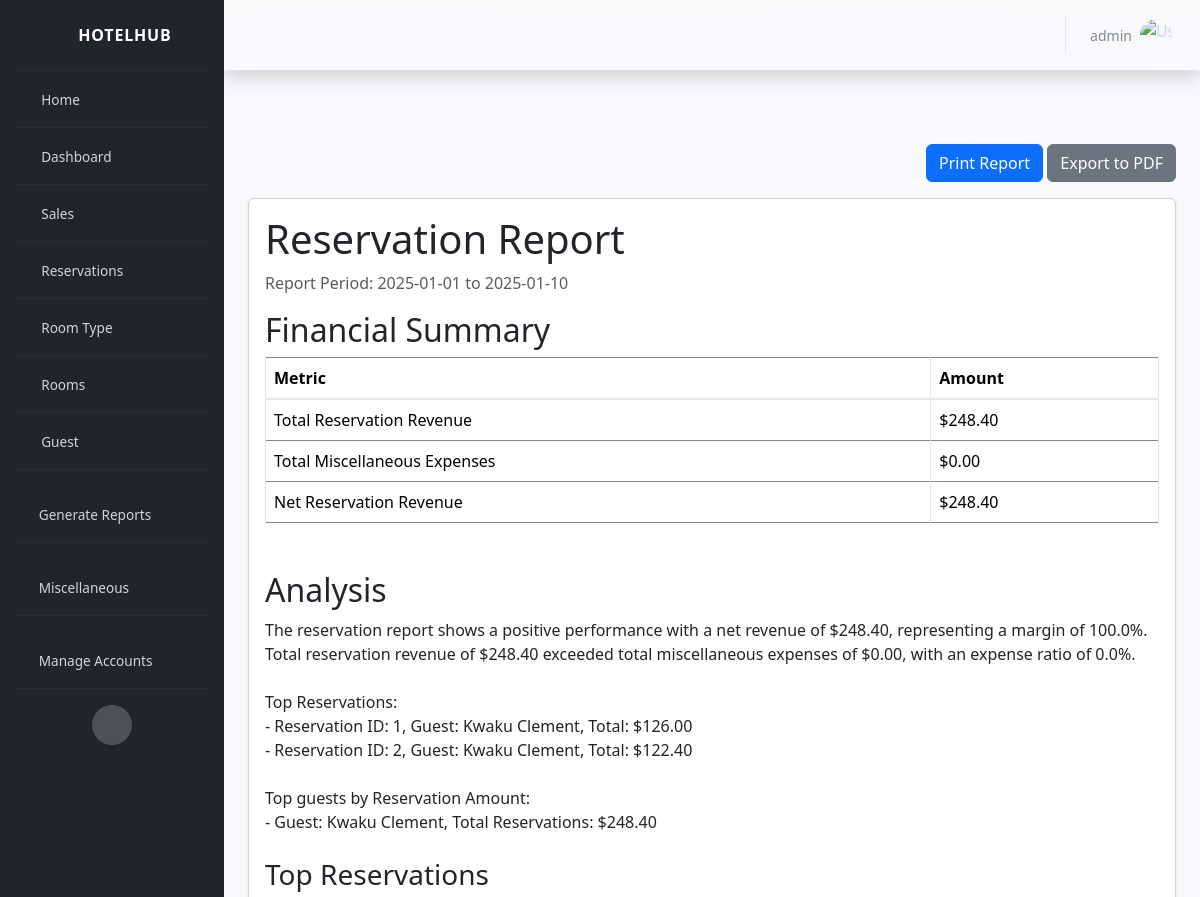
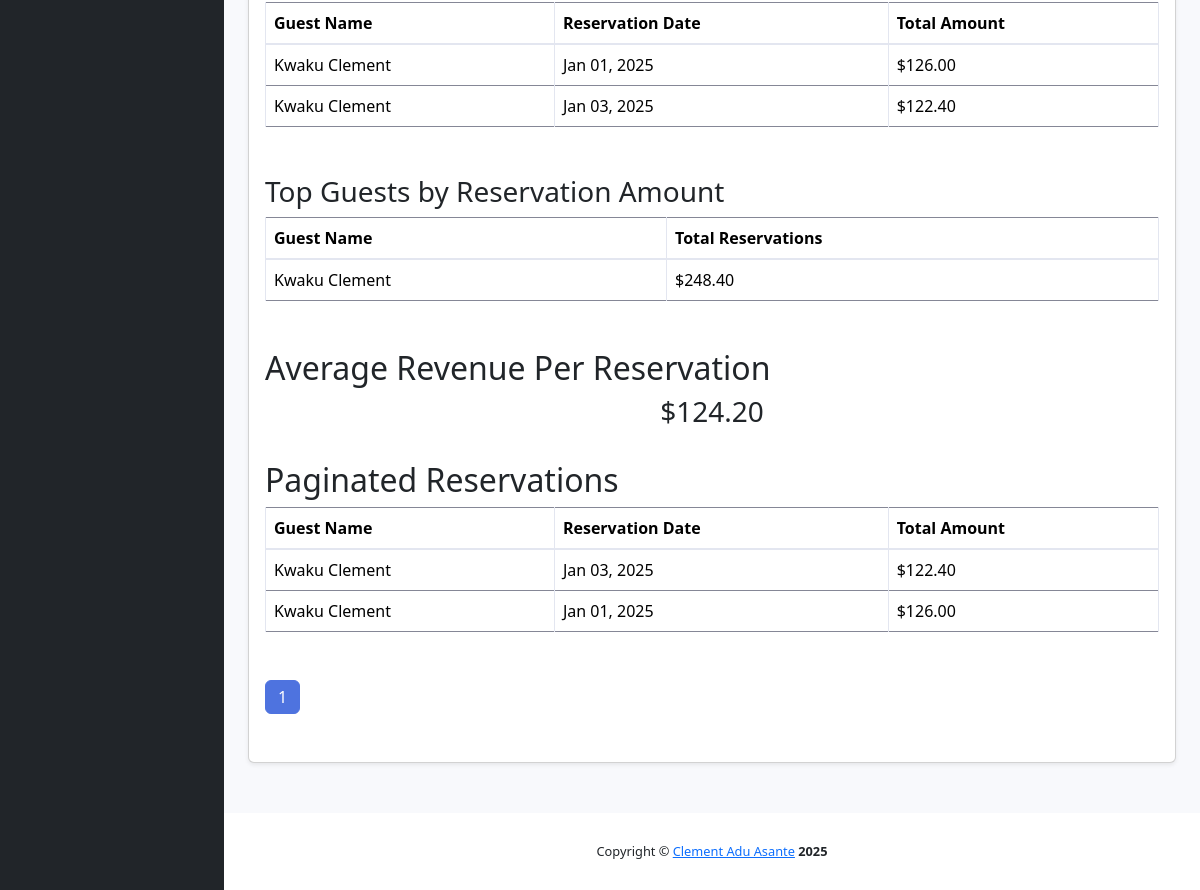
/reports/reservation/ (signed in), run on an earlier commit of the app's database (2 pictures, top to bottom).
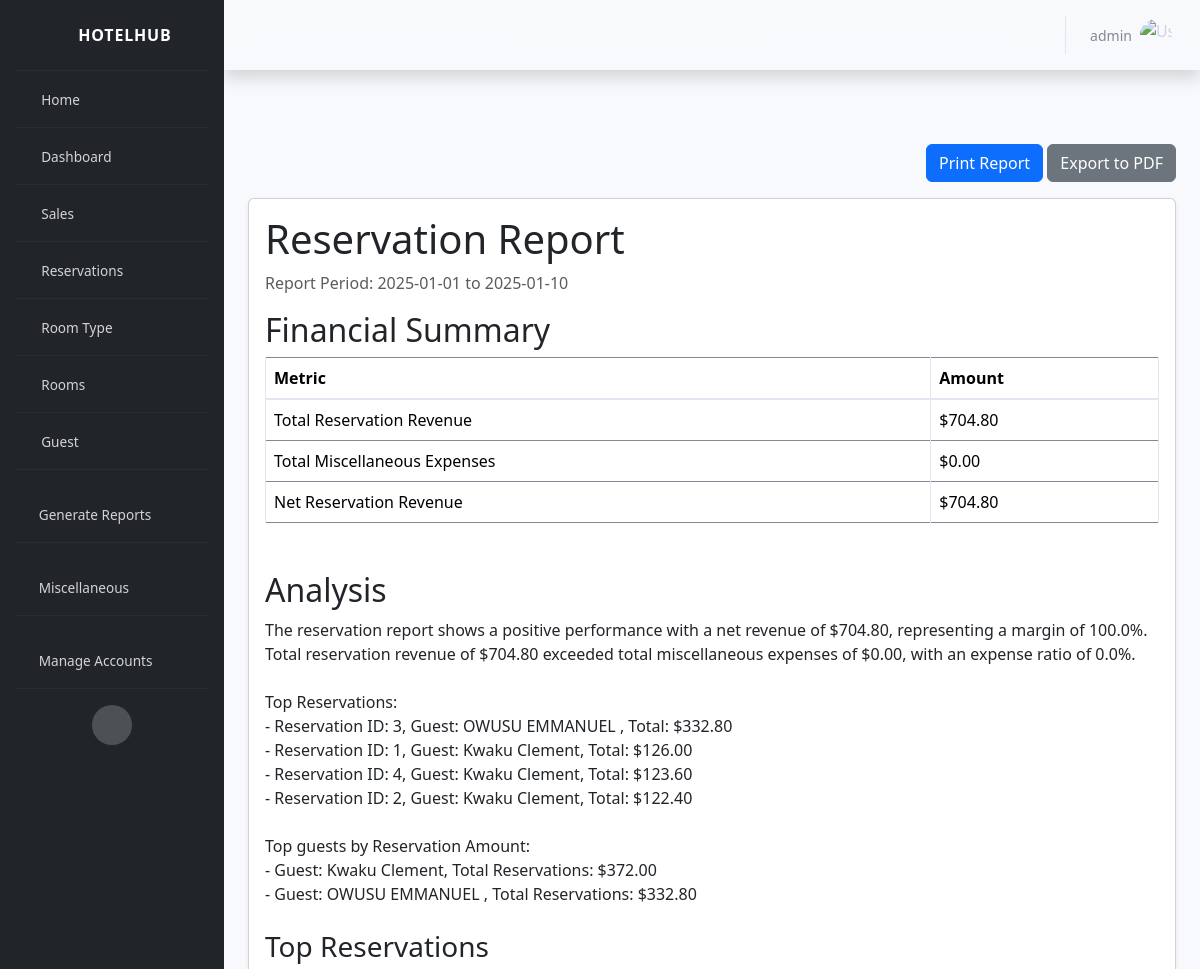
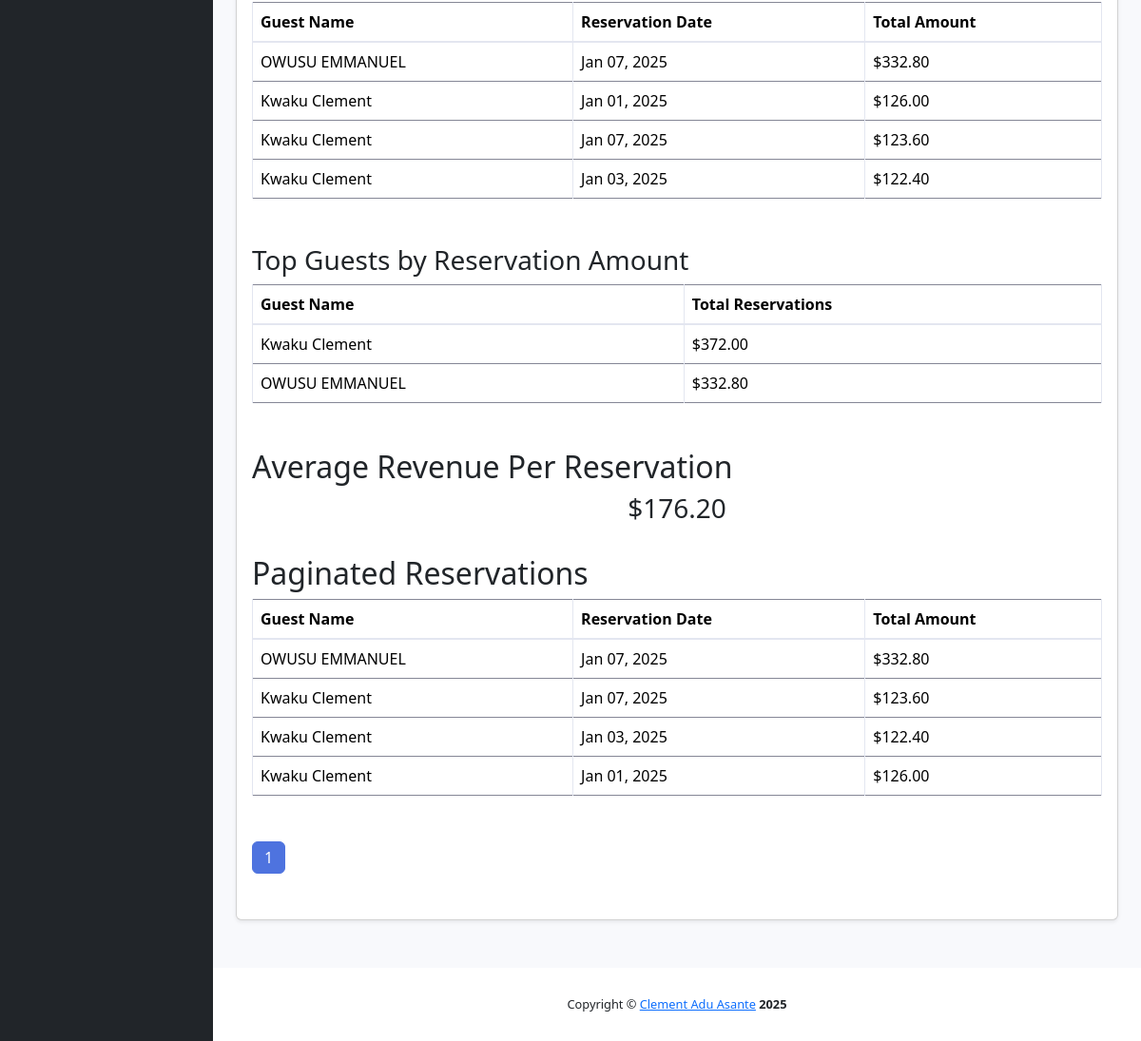
And on a later commit of the database (2 pictures, top to bottom).
### guests/models.py (models this page shows, shortened)
class Guest(models.Model):
    first_name = models.CharField(max_length=256)
    last_name = models.CharField(max_length=256, blank=True, null=True)
    address = models.TextField(max_length=256, blank=True, null=True)
    national_id = models.TextField(max_length=256, blank=True, null=True)
    phone = models.CharField(max_length=30, blank=True, null=True)
    created_at = models.DateField(default=now)
    class Meta:
        db_table = 'Guests'
    def get_full_name(self):
        return f"{self.first_name} {self.last_name}"

### reservations/models.py (models this page shows, shortened)
class Reservation(models.Model):
    STATUS_CHOICES = [
        ('Pending', 'Pending'),
        ('Checked In', 'Checked In'),
        ('Checked Out', 'Checked Out'),
        ('Canceled', 'Canceled'),
    ]
    is_deleted = models.BooleanField(default=False)
    deleted_at = models.DateTimeField(null=True, blank=True)
    deleted_by = models.ForeignKey(
        settings.AUTH_USER_MODEL,
        on_delete=models.SET_NULL,
        null=True,
        related_name='deleted_reservations'
    )
    reservation_date = models.DateField(default=now)
    check_in = models.DateTimeField(null=True, blank=True)
    check_out = models.DateTimeField(null=True, blank=True)
    guest = models.ForeignKey(Guest, on_delete=models.CASCADE)
    sub_total = models.FloatField(default=0)
    grand_total = models.FloatField(default=0)
    tax_amount = models.FloatField(default=0)
    tax_percentage = models.FloatField(default=0)
    amount_payed = models.FloatField(default=0)
    amount_change = models.FloatField(default=0)
    status = models.CharField(max_length=20, choices=STATUS_CHOICES, default='Pending')
    created_by = models.ForeignKey(settings.AUTH_USER_MODEL, on_delete=models.CASCADE, null=True, blank=True)
    class Meta:
        db_table = "Reservations"

### reports/views.py (the view)
# urls.py: path('reservation/', views.generate_reservation_report, name='reservation_report'),
@login_required
def generate_reservation_report(
    request: HttpRequest,
    start_date: Optional[str] = None,
    end_date: Optional[str] = None
) -> HttpResponse:
    try:
        if start_date is None or end_date is None:
            start_date, end_date = get_default_date_range()
        start_datetime, end_datetime = validate_date_range(start_date, end_date)
        logger.info(f"Fetching reservation report for: {start_date} - {end_date}")
        service = ReservationReportService(start_datetime, end_datetime)
        report_data = service.generate_report()
        if 'total_reservation_revenue' not in report_data:
            raise KeyError("'total_reservation_revenue' key is missing in report data")
        total_reservation_revenue = Decimal(report_data['total_reservation_revenue'])
        total_miscellaneous = Decimal(report_data.get('total_miscellaneous', 0))
        net_reservation_revenue = Decimal(report_data.get('net_reservation_revenue', 0))
        total_reservations = report_data['reservations'].count()
        average_revenue_per_reservation = (
            total_reservation_revenue / total_reservations if total_reservations > 0 else Decimal('0.00')
        )
        reservations = report_data['reservations'].order_by('-reservation_date')
        for reservation in reservations:
            reservation.guest_name = reservation.guest.get_full_name()
        paginator = Paginator(reservations, ITEMS_PER_PAGE)
        page_number = request.GET.get('page', 1)
        page_obj = paginator.get_page(page_number)
        context = {
            'reservations_page': page_obj,
            'total_reservation_revenue': total_reservation_revenue,
            'total_miscellaneous': total_miscellaneous,
            'net_reservation_revenue': net_reservation_revenue,
            'selected_date_range': f"{start_date} to {end_date}",
            'explanation': generate_reservation_explanation(
                total_reservation_revenue,
                total_miscellaneous,
                net_reservation_revenue,
                report_data
            ),
            'top_reservations': report_data.get('top_reservations', []),
            'top_guests': report_data.get('top_guests', []),
            'average_revenue_per_reservation': average_revenue_per_reservation
        }
        logger.info("Report data successfully generated.")
        return render(request, 'reservation_report.html', context)
    except DateRangeError as e:
        messages.error(request, str(e))
        logger.error(f"Error rendering reservation report view: {e}")
        return redirect('reports:select_report')
    except Exception as e:
        messages.error(request, f"An error occurred while generating the report: {str(e)}")
        logger.error(f"Unexpected error: {e}")
        return redirect('reports:select_report')

### activitylog/activity_logger.py (called while the page is built)
    def __call__(self, request):
        response = self.get_response(request)
        if request.user.is_authenticated:
            action = f"{request.method} {request.path}"
            details = f"User: {request.user.username}, IP: {request.META.get('REMOTE_ADDR')}, User-Agent: {request.META.get('HTTP_USER_AGENT')}"
            ip_address = request.META.get('REMOTE_ADDR')
            mac_address = self.get_mac_address()
            ActivityLog.objects.create(
                user=request.user,
                action=action,
                details=details,
                ip_address=ip_address,
                mac_address=mac_address
            )
        return response

    def get_mac_address(self):
        mac_num = hex(uuid.getnode()).replace('0x', '').upper()
        mac = '-'.join(mac_num[i: i+2] for i in range(0, 11, 2))
        return mac

### reports/report_service.py (called while the page is built)
    @staticmethod
    def get_reservations_in_period(start_date: datetime, end_date: datetime) -> QuerySet[Reservation]:
        return Reservation.objects.filter(reservation_date__range=[start_date, end_date])

### reports/templates/reservation_report.html (shortened to what the changed rows need)
{% extends "base.html" %}
{% load static %}
{% block stylesheets %}
<link rel="stylesheet" href="{% static 'assets/bootstrap/css/bootstrap.min.css' %}">
{% endblock stylesheets %}
{% block content %}
<div class="container">
    <div id="printableReport">
        <div class="card">
            <div class="card-body">
                <h1 class="card-title">Reservation Report</h1>
                <div class="report-section">
                    <h2>Financial Summary</h2>
                    <div class="table-responsive">
                        <table class="table table-bordered">
                            <thead>
                                <tr>
                                    <th>Metric</th>
                                    <th>Amount</th>
                                </tr>
                            </thead>
                            <tbody>
                                <tr>
                                    <td>Total Reservation Revenue</td>
                                    <td>${{ total_reservation_revenue|floatformat:2 }}</td>
                                </tr>
                                <tr>
                                    <td>Net Reservation Revenue</td>
                                    <td>${{ net_reservation_revenue|floatformat:2 }}</td>
                                </tr>
                            </tbody>
                        </table>
                    </div>
                </div>
                <div class="report-section">
                    <h2>Analysis</h2>
                    <div class="report-data text mb-4">{{ explanation|linebreaksbr }}</div>
                    <h3>Top Reservations</h3>
                    <div class="table-responsive">
                        <table class="table table-bordered">
                            <thead>
                                <tr>
                                    <th>Guest Name</th>
                                    <th>Reservation Date</th>
                                    <th>Total Amount</th>
                                </tr>
                            </thead>
                            <tbody>
                                {% if top_reservations %}
                                    {% for reservation in top_reservations %}
                                    <tr>
                                        <td>{{ reservation.guest_name }}</td>
                                        <td>{{ reservation.reservation_date|date:"M d, Y" }}</td>
                                        <td>${{ reservation.grand_total|floatformat:2 }}</td>
                                    </tr>
                                    {% endfor %}
                                {% else %}
                                    <tr>
                                        <td colspan="3">No top reservations available.</td>
                                    </tr>
                                {% endif %}
                            </tbody>
                        </table>
                    </div>
                    <h3>Top Guests by Reservation Amount</h3>
                    <div class="table-responsive">
                        <table class="table table-bordered">
                            <thead>
                                <tr>
                                    <th>Guest Name</th>
                                    <th>Total Reservations</th>
                                </tr>
                            </thead>
                            <tbody>
                                {% if top_guests %}
                                    {% for guest in top_guests %}
                                    <tr>
                                        <td>{{ guest.guest_name }}</td>
                                        <td>${{ guest.total_reservations|floatformat:2 }}</td>
                                    </tr>
                                    {% endfor %}
                                {% else %}
                                    <tr>
                                        <td colspan="2">No top guests available.</td>
                                    </tr>
                                {% endif %}
                            </tbody>
                        </table>
                    </div>
                </div>
                <div class="report-section">
                    <h2>Average Revenue Per Reservation</h2>
                    <div class="metrics-card text-center">
                        <h3>${{ average_revenue_per_reservation|floatformat:2 }}</h3>
                    </div>
                </div>
                <div class="report-section">
                    <h2>Paginated Reservations</h2>
                    <div class="table-responsive">
                        <table class="table table-bordered">
                            <thead>
                                <tr>
                                    <th>Guest Name</th>
                                    <th>Reservation Date</th>
                                    <th>Total Amount</th>
                                </tr>
                            </thead>
                            <tbody>
                                {% for reservation in reservations_page %}
                                <tr>
                                    <td>{{ reservation.guest_name }}</td>
                                    <td>{{ reservation.reservation_date|date:"M d, Y" }}</td>
                                    <td>${{ reservation.grand_total|floatformat:2 }}</td>
                                </tr>
                                {% endfor %}
                            </tbody>
                        </table>
                    </div>
                </div>
            </div>
        </div>
    </div>
</div>
{% endblock content %}

What changed in the data, as far as the page shows it:
added Guest: guest_name "OWUSU EMMANUEL", reservation_date "Jan 07, 2025", grand_total "332.80", total_reservations "332.80"
now on one of the page's lists (row unchanged): Guest: reservation_date "Jan 03, 2025", grand_total "122.40"
computed for Guest "Jan 01, 2025": reservation_date "Jan 03, 2025" → "Jan 07, 2025"; grand_total "122.40" → "123.60"; total_reservations "248.40" → "372.00"
added Reservation: guest_name "OWUSU EMMANUEL", reservation_date "Jan 07, 2025", grand_total "332.80"
added Reservation: guest_name "Kwaku Clement", reservation_date "Jan 07, 2025", grand_total "123.60"
Also different on the page:
{{ total_reservation_revenue|floatformat:2 }}: "248.40" → "704.80"
{{ net_reservation_revenue|floatformat:2 }}: "248.40" → "704.80"
{{ explanation|linebreaksbr }}: "…a net revenue of $248.40, representing a margin of 100.0%. Total reservation revenue of $248.40 exceeded total miscellaneous expenses of $0.00, with an expense ratio of 0.0%. Top Reservations: - Reservation ID: 1, Guest: Kwaku Clement, Total: $126.00 - Reservation ID: 2, Guest: Kwaku Clement, Total: $122.40 Top guests by Reservation Amount: - Guest: Kwaku Clement, Total Reservations: $248.40" → "…a net revenue of $704.80, representing a margin of 100.0%. Total reservation revenue of $704.80 exceeded total miscellaneous expenses of $0.00, with an expense ratio of 0.0%. Top Reservations: - Reservation ID: 3, Guest: OWUSU EMMANUEL , Total: $332.80 - Reservation ID: 1, Guest: Kwaku Clement, Total: $126.00 - Reservation ID: 4, Guest: Kwaku Clement, Total: $123.60 - Reservation ID: 2, Guest: Kwaku Clement, Total: $122.40 Top guests by Reservation Amount: - Guest: Kwaku Clement, Total Reservations: $372.00 - Guest: OWUSU EMMANUEL , Total Reservations: $332.80"
{{ average_revenue_per_reservation|floatformat:2 }}: "124.20" → "176.20"
